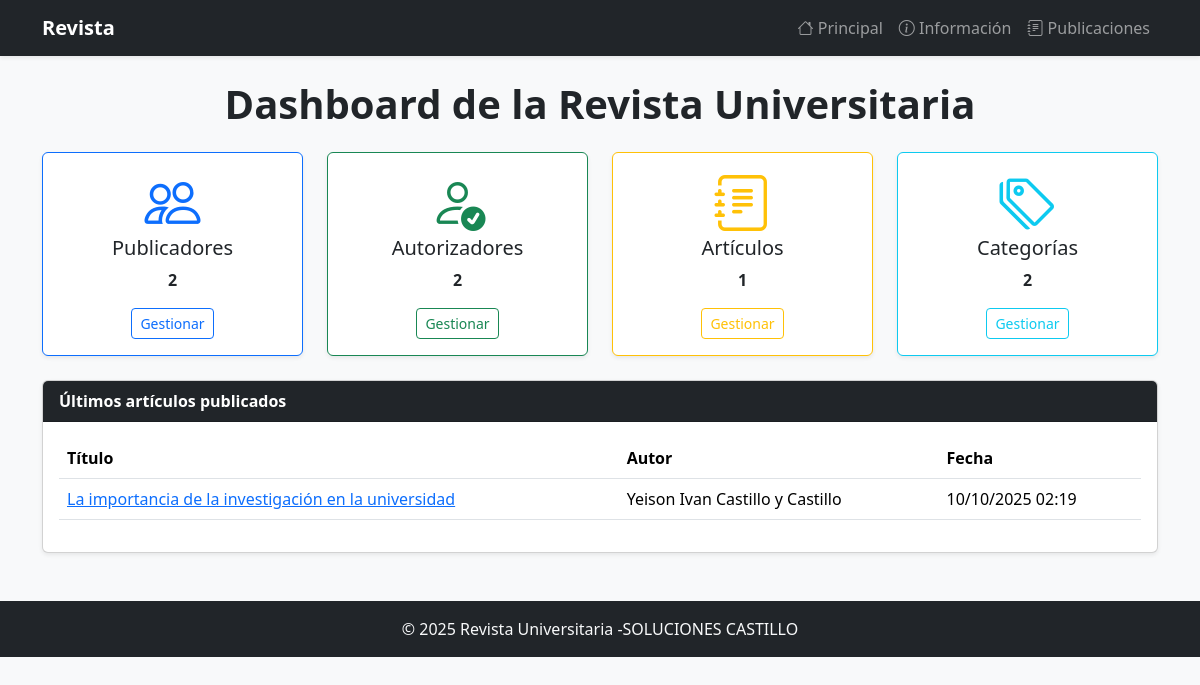
The page / on the database its author committed.
### Apps/publicaciones/models.py (models this page shows, shortened)
class Articulo(models.Model):
    titulo = models.CharField(max_length=200)
    resumen = models.TextField(blank=True)
    contenido = models.TextField()
    fecha = models.DateTimeField(auto_now_add=True)
    autor = models.ForeignKey(EstudiantePublicador, on_delete=models.CASCADE)
    autorizado_por = models.ForeignKey(EstudianteAutorizador, on_delete=models.SET_NULL, null=True, blank=True)

class EstudiantePublicador(models.Model):
    nombre = models.CharField(max_length=120)
    correo = models.EmailField(unique=True)
    carnet = models.CharField(max_length=20)
    def __str__(self):
        return self.nombre

### Apps/home/views.py (the view)
# urls.py: path('', views.index, name="index"),
def index(request):
    context = {
        "total_publicadores": EstudiantePublicador.objects.count(),
        "total_autorizadores": EstudianteAutorizador.objects.count(),
        "total_articulos": Articulo.objects.count(),
        "total_categorias": Categoria.objects.count(),
        "total_comentarios": Comentario.objects.count(),
        "ultimos_articulos": Articulo.objects.order_by("-fecha")[:5]
    }
    return render(request, "home/index.html", context)

### Apps/home/templates/home/index.html (shortened to what this page needs)
{% extends "base.html" %}
{% block content %}
    <h1 class="fw-bold mb-4 text-center">Dashboard de la Revista Universitaria</h1>
    <div class="row text-center mb-4">
        <div class="col-md-3">
            <div class="card shadow-sm border-primary">
                <div class="card-body">
                    <i class="bi bi-people display-4 text-primary"></i>
                    <h5>Publicadores</h5>
                    <p class="fw-bold">{{ total_publicadores }}</p>
                    <a href="{% url 'publicaciones:publicador_list' %}" class="btn btn-outline-primary btn-sm">Gestionar</a>
                </div>
            </div>
        </div>
        <div class="col-md-3">
            <div class="card shadow-sm border-success">
                <div class="card-body">
                    <i class="bi bi-person-check display-4 text-success"></i>
                    <h5>Autorizadores</h5>
                    <p class="fw-bold">{{ total_autorizadores }}</p>
                    <a href="{% url 'publicaciones:autorizador_list' %}" class="btn btn-outline-success btn-sm">Gestionar</a>
                </div>
            </div>
        </div>
        <div class="col-md-3">
            <div class="card shadow-sm border-warning">
                <div class="card-body">
                    <i class="bi bi-journal-text display-4 text-warning"></i>
                    <h5>Artículos</h5>
                    <p class="fw-bold">{{ total_articulos }}</p>
                    <a href="{% url 'publicaciones:articulo_list' %}" class="btn btn-outline-warning btn-sm">Gestionar</a>
                </div>
            </div>
        </div>
        <div class="col-md-3">
            <div class="card shadow-sm border-info">
                <div class="card-body">
                    <i class="bi bi-tags display-4 text-info"></i>
                    <h5>Categorías</h5>
                    <p class="fw-bold">{{ total_categorias }}</p>
                    <a href="{% url 'principal:categoria_list' %}" class="btn btn-outline-info btn-sm">Gestionar</a>
                </div>
            </div>
        </div>
    </div>
    <div class="card shadow-sm mt-4">
        <div class="card-header bg-dark text-white fw-bold">
            Últimos artículos publicados
        </div>
        <div class="card-body">
            <table class="table table-hover">
                <thead><tr><th>Título</th><th>Autor</th><th>Fecha</th></tr></thead>
                <tbody>
                {% for art in ultimos_articulos %}
                    <tr>
                        <td><a href="{% url 'publicaciones:articulo_detail' art.id %}">{{ art.titulo }}</a></td>
                        <td>{{ art.autor }}</td>
                        <td>{{ art.fecha|date:"d/m/Y H:i" }}</td>
                    </tr>
                {% empty %}
                    <tr><td colspan="3" class="text-center">No hay artículos</td></tr>
                {% endfor %}
                </tbody>
            </table>
        </div>
    </div>
{% endblock %}

### rows shown on the page
Articulo: titulo "La importancia de la investigación en la universidad", autor "Yeison Ivan Castillo y Castillo", fecha "10/10/2025 02:19"

### other values the page prints
{{ total_publicadores }} "2"
{{ total_autorizadores }} "2"
{{ total_articulos }} "1"
{{ total_categorias }} "2"
